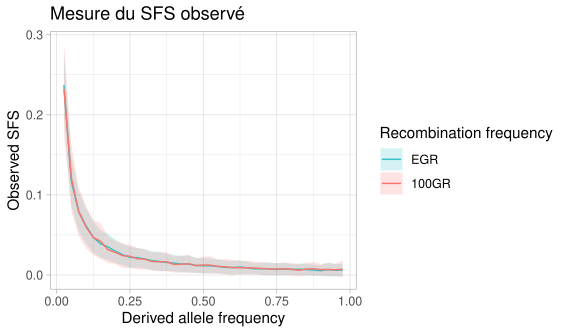

This figure's R source:
#!/usr/bin/env Rscript

## Author : Louis OLLIVIER ~ louis.ollivier@etu.univ-rouen.fr 
## Université Paris-Saclay
## Lab : LISN ~ UMR9015 ~ BIOINFO team 

###### Package initialization  ----------------------------------------

if (!require('tidyverse', quietly = T)) install.packages('tidyverse');
library(tidyverse)

###### Data upload and formatting ----------------------------------------

rm(list=ls()) 

freq = c(1/40,2/40,3/40,4/40,5/40,6/40,7/40,8/40,9/40,10/40,11/40,12/40,13/40,14/40,15/40,16/40,17/40,18/40,19/40,20/40,21/40,22/40,23/40,24/40,25/40,26/40,27/40,28/40,29/40,30/40,31/40,32/40,33/40,34/40,35/40,36/40,37/40,38/40,39/40)

data_EGR_h0p5 = read_csv("rawSFS_EGR_h0p5.csv",col_names = F)

mean = apply(data_EGR_h0p5, 2, mean)
sd = apply(data_EGR_h0p5, 2, sd)
ymin = mean-sd
ymax = mean+sd

EGR_h0p5 = data.frame(freq,mean,ymin,ymax) %>%
  add_column(submodel="EGR", .before=1)
EGR_h0p5

rm(data_EGR_h0p5)

data_100GR_h0p5 = read_csv("rawSFS_100GR_h0p5.csv",col_names = F)

mean = apply(data_100GR_h0p5, 2, mean)
sd = apply(data_100GR_h0p5, 2, sd)
ymin = mean-sd
ymax = mean+sd

r100GR_h0p5 = data.frame(freq,mean,ymin,ymax) %>%
  add_column(submodel="100GR", .before=1)
r100GR_h0p5

rm(data_100GR_h0p5)
rm(mean,sd,ymin,ymax,freq)

raw_SFS_data = bind_rows(EGR_h0p5,r100GR_h0p5) %>%
  as_tibble()
raw_SFS_data

rm(EGR_h0p5,r100GR_h0p5)

raw_SFS_data$submodel <- factor(raw_SFS_data$submodel , levels=c("EGR","100GR"))

###### Plot : rawalized SFS for each frequency for each submodel ----------------------------------------

SFSraw = ggplot(raw_SFS_data, aes(x = freq, y = mean, group=submodel, fill=submodel)) +
  geom_ribbon(aes(ymin=ymin, ymax=ymax),alpha=0.2) +
  geom_line(aes(color = factor(submodel))) +
  labs(title="Mesure du SFS observé",
       x = "Derived allele frequency",
       y = "Observed SFS",
       color="Recombination frequency",
       fill="Recombination frequency",
       linetype="Recombination frequency") + 
  theme_light() +
  scale_fill_manual(values=c("#35C0CA","#F8766D")) + 
  scale_color_manual(values=c("#35C0CA","#F8766D"))

ggsave("SFSraw.pdf") 
SFSraw

rm(list=ls())
